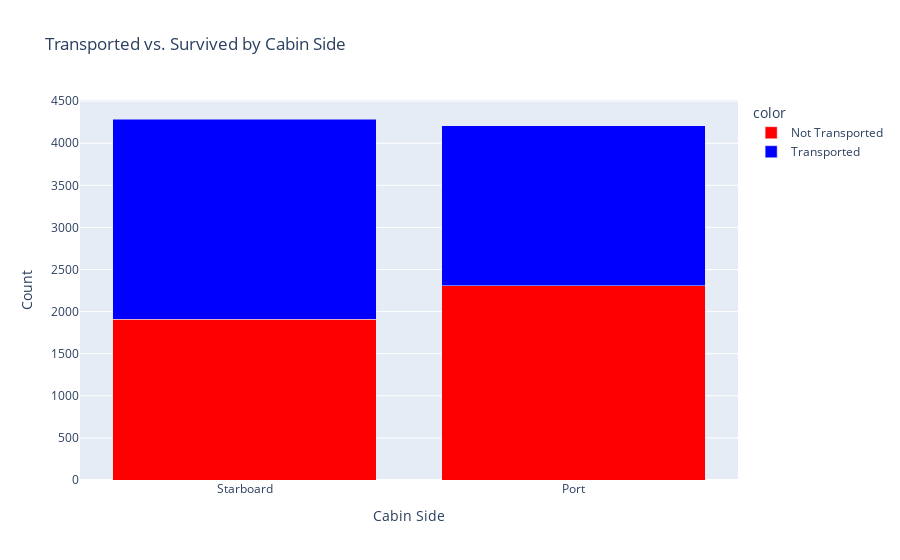

The code cell stored with this chart in its notebook:
### Code cell
df_train['CabinSide'] = df_train['Cabin'].apply(cabin_to_side)

cabin_survived = df_train.groupby(['CabinSide', 'Transported'])['Transported'].count()

fig = px.bar(cabin_survived,
             x=cabin_survived.index.get_level_values(0),
             y='Transported',
             title="Transported vs. Survived by Cabin Side",
             color=cabin_survived.index.get_level_values(1).map({True: 'Transported', False: 'Not Transported'}),
             barmode='stack',
             labels={'x': 'Cabin Side', 'Transported': 'Count'},
             category_orders={"x": ["Starboard", "Port"]},
             color_discrete_map={'Transported': 'blue', 'Not Transported': 'red'})

fig.show()

### Figure 1 — Plotly figure (JSON) as saved in the notebook; plotly's stock layout.template omitted (floating-point values rounded to 4 significant figures)
{"data": [{"alignmentgroup": "True", "hovertemplate": "color=Not Transported<br>Cabin Side=%{x}<br>Count=%{y}<extra></extra>", "legendgroup": "Not Transported", "marker": {"color": "red", "pattern": {"shape": ""}}, "name": "Not Transported", "offsetgroup": "Not Transported", "orientation": "v", "showlegend": true, "textposition": "auto", "type": "bar", "x": ["Port", "Starboard"], "xaxis": "x", "y": [2308, 1908], "yaxis": "y"}, {"alignmentgroup": "True", "hovertemplate": "color=Transported<br>Cabin Side=%{x}<br>Count=%{y}<extra></extra>", "legendgroup": "Transported", "marker": {"color": "blue", "pattern": {"shape": ""}}, "name": "Transported", "offsetgroup": "Transported", "orientation": "v", "showlegend": true, "textposition": "auto", "type": "bar", "x": ["Port", "Starboard"], "xaxis": "x", "y": [1898, 2380], "yaxis": "y"}], "layout": {"barmode": "stack", "legend": {"title": {"text": "color"}, "tracegroupgap": 0}, "title": {"text": "Transported vs. Survived by Cabin Side"}, "xaxis": {"anchor": "y", "categoryarray": ["Starboard", "Port"], "categoryorder": "array", "domain": [0, 1], "title": {"text": "Cabin Side"}}, "yaxis": {"anchor": "x", "domain": [0, 1], "title": {"text": "Count"}}}}
